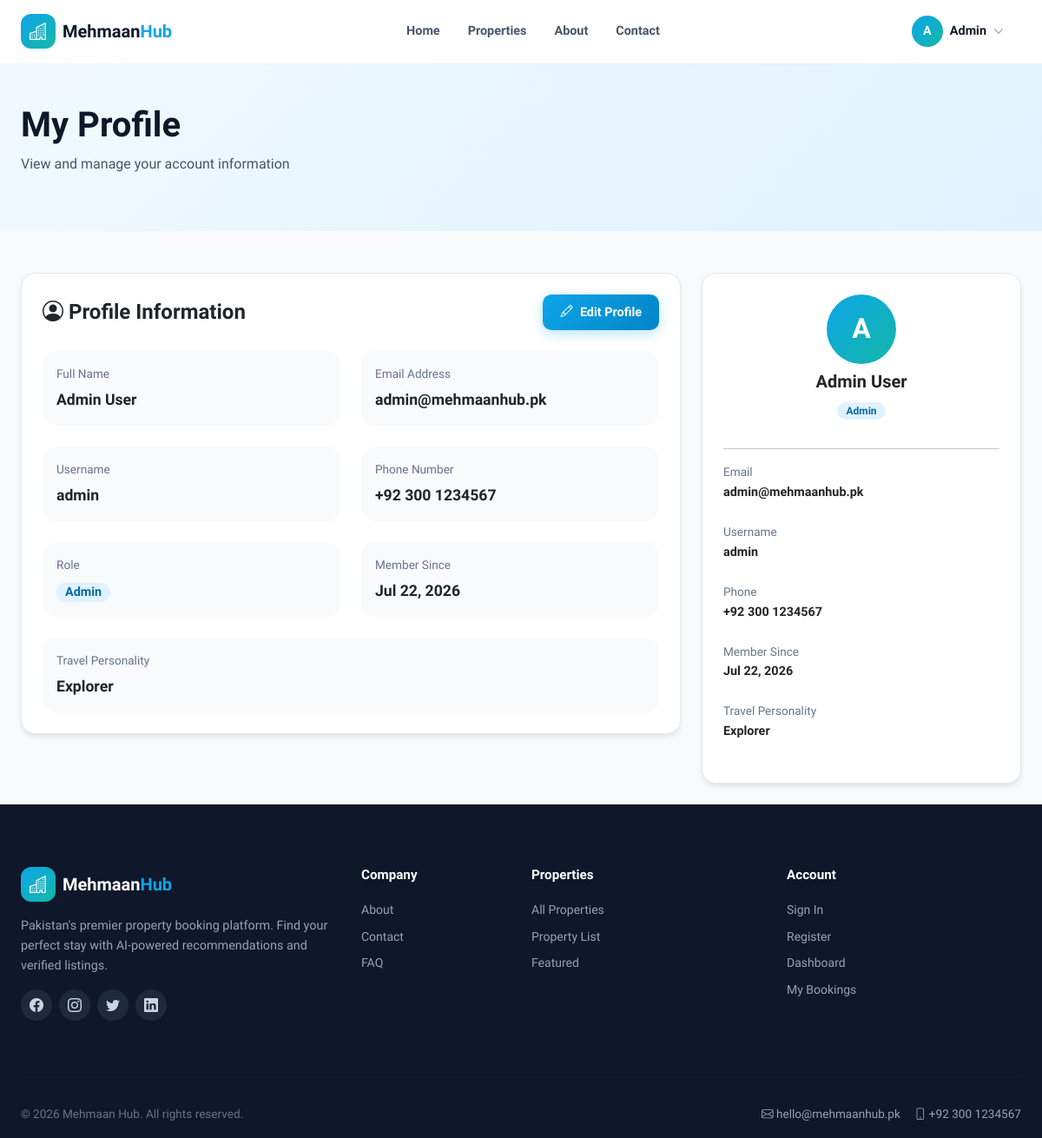
The app's page /profile.php (signed in) with its own data.
### tables this page shows
CREATE TABLE IF NOT EXISTS users (
    id INT AUTO_INCREMENT PRIMARY KEY,
    full_name VARCHAR(255) NOT NULL,
    email VARCHAR(255) NOT NULL UNIQUE,
    username VARCHAR(100) DEFAULT NULL UNIQUE,
    password VARCHAR(255) NOT NULL,
    phone VARCHAR(50) DEFAULT NULL,
    avatar_url VARCHAR(500) DEFAULT NULL,
    travel_personality ENUM('adventurer','relaxer','explorer','foodie') DEFAULT 'explorer',
    role ENUM('tenant','owner','admin') NOT NULL DEFAULT 'tenant',
    created_at TIMESTAMP DEFAULT CURRENT_TIMESTAMP
);

### includes/config.php (called while the page is built, shortened)
<?php
function db() {
    static $pdo = null;
    if ($pdo === null) {
        $dsn = 'mysql:host=' . DB_HOST . ';dbname=' . DB_NAME . ';charset=utf8mb4';
        try {
            $pdo = new PDO($dsn, DB_USER, DB_PASS, [
                PDO::ATTR_ERRMODE => PDO::ERRMODE_EXCEPTION,
                PDO::ATTR_DEFAULT_FETCH_MODE => PDO::FETCH_ASSOC,
                PDO::ATTR_EMULATE_PREPARES => false,
            ]);
        } catch (PDOException $e) {
            die('Database connection failed: ' . $e->getMessage());
        }
    }
    return $pdo;
}
function formatDate($dateStr) {
    $date = new DateTime($dateStr);
    return $date->format('M j, Y');
}
function e($str) {
    return htmlspecialchars($str ?? '', ENT_QUOTES, 'UTF-8');
}
function url($path = '/') {
    return BASE_URL . $path;
}
function currentPath() {
    $full = parse_url($_SERVER['REQUEST_URI'] ?? '/', PHP_URL_PATH);
    if (BASE_URL !== '' && strpos($full, BASE_URL) === 0) {
        $full = substr($full, strlen(BASE_URL));
    }
    return $full;
}
function isActive($path) {
    $current = currentPath();
    return false;
}

### includes/auth.php (called while the page is built, shortened)
<?php
function isLoggedIn() {
    return isset($_SESSION['user_id']);
}
function currentUser() {
    $stmt = db()->prepare('SELECT * FROM users WHERE id = ?');
    $stmt->execute([$_SESSION['user_id']]);
    return $stmt->fetch();
}

### profile.php (the view, shortened to what this page needs)
<?php
require_once __DIR__ . '/includes/config.php';
require_once __DIR__ . '/includes/auth.php';
require_once __DIR__ . '/includes/header.php';
?>
<main class="pt-nav">
    <section class="gradient-primary-light py-5">
        <div class="container-app">
            <h1 class="fw-bold">My Profile</h1>
            <p style="color:var(--slate-600);">View and manage your account information</p>
        </div>
    </section>
    <section class="py-5">
        <div class="container-app">
            <div class="row">
                <div class="col-lg-8">
                    <div class="card p-4 mb-4" id="profileView">
                        <div class="d-flex justify-content-between align-items-center mb-4">
                            <h4 class="fw-bold mb-0"><i class="bi bi-person-circle"></i> Profile Information</h4>
                            <button onclick="showEditForm()" class="btn btn-primary"><i class="bi bi-pencil"></i> Edit Profile</button>
                        </div>
                        <div class="row g-4">
                            <div class="col-md-6">
                                <div class="p-3 rounded" style="background:var(--slate-50);">
                                    <p style="color:var(--slate-500);font-size:0.85rem;margin:0 0 4px 0;">Full Name</p>
                                    <p style="font-weight:700;font-size:1.1rem;margin:0;"><?php echo e($user['full_name']); ?></p>
                                </div>
                            </div>
                            <div class="col-md-6">
                                <div class="p-3 rounded" style="background:var(--slate-50);">
                                    <p style="color:var(--slate-500);font-size:0.85rem;margin:0 0 4px 0;">Email Address</p>
                                    <p style="font-weight:700;font-size:1.1rem;margin:0;"><?php echo e($user['email']); ?></p>
                                </div>
                            </div>
                            <div class="col-md-6">
                                <div class="p-3 rounded" style="background:var(--slate-50);">
                                    <p style="color:var(--slate-500);font-size:0.85rem;margin:0 0 4px 0;">Username</p>
                                    <p style="font-weight:700;font-size:1.1rem;margin:0;"><?php echo e($user['username'] ?? 'Not set'); ?></p>
                                </div>
                            </div>
                            <div class="col-md-6">
                                <div class="p-3 rounded" style="background:var(--slate-50);">
                                    <p style="color:var(--slate-500);font-size:0.85rem;margin:0 0 4px 0;">Phone Number</p>
                                    <p style="font-weight:700;font-size:1.1rem;margin:0;"><?php echo e($user['phone'] ?? 'Not set'); ?></p>
                                </div>
                            </div>
                            <div class="col-md-6">
                                <div class="p-3 rounded" style="background:var(--slate-50);">
                                    <p style="color:var(--slate-500);font-size:0.85rem;margin:0 0 4px 0;">Role</p>
                                    <p style="font-weight:700;font-size:1.1rem;margin:0;">
                                        <span class="badge badge-primary" style="font-size:0.9rem;"><?php echo e(ucfirst($user['role'])); ?></span>
                                    </p>
                                </div>
                            </div>
                            <div class="col-md-6">
                                <div class="p-3 rounded" style="background:var(--slate-50);">
                                    <p style="color:var(--slate-500);font-size:0.85rem;margin:0 0 4px 0;">Member Since</p>
                                    <p style="font-weight:700;font-size:1.1rem;margin:0;"><?php echo formatDate($user['created_at']); ?></p>
                                </div>
                            </div>
                            <div class="col-12">
                                <div class="p-3 rounded" style="background:var(--slate-50);">
                                    <p style="color:var(--slate-500);font-size:0.85rem;margin:0 0 4px 0;">Travel Personality</p>
                                    <p style="font-weight:700;font-size:1.1rem;margin:0;text-transform:capitalize;">
                                        <?php echo e($user['travel_personality']); ?>
                                    </p>
                                </div>
                            </div>
                        </div>
                    </div>
                </div>
                <div class="col-lg-4">
                    <div class="card p-4" style="position:sticky;top:90px;">
                        <div class="text-center mb-3">
                            <div class="d-flex align-items-center justify-content-center mx-auto mb-2" style="width:80px;height:80px;border-radius:50%;background:linear-gradient(135deg,var(--primary-500),var(--accent-500));color:#fff;font-size:2rem;font-weight:800;">
                                <?php echo e(strtoupper(substr($user['full_name'], 0, 1))); ?>
                            </div>
                            <h5 style="font-weight:700;"><?php echo e($user['full_name']); ?></h5>
                            <span class="badge badge-primary"><?php echo e(ucfirst($user['role'])); ?></span>
                        </div>
                        <hr>
                        <div class="mb-2">
                            <p style="color:var(--slate-500);font-size:0.85rem;margin:0;">Email</p>
                            <p style="font-weight:600;font-size:0.9rem;"><?php echo e($user['email']); ?></p>
                        </div>
                        <div class="mb-2">
                            <p style="color:var(--slate-500);font-size:0.85rem;margin:0;">Username</p>
                            <p style="font-weight:600;font-size:0.9rem;"><?php echo e($user['username'] ?? 'Not set'); ?></p>
                        </div>
                        <div class="mb-2">
                            <p style="color:var(--slate-500);font-size:0.85rem;margin:0;">Phone</p>
                            <p style="font-weight:600;font-size:0.9rem;"><?php echo e($user['phone'] ?? 'Not set'); ?></p>
                        </div>
                        <div class="mb-2">
                            <p style="color:var(--slate-500);font-size:0.85rem;margin:0;">Member Since</p>
                            <p style="font-weight:600;font-size:0.9rem;"><?php echo formatDate($user['created_at']); ?></p>
                        </div>
                        <div class="mb-2">
                            <p style="color:var(--slate-500);font-size:0.85rem;margin:0;">Travel Personality</p>
                            <p style="font-weight:600;font-size:0.9rem;text-transform:capitalize;"><?php echo e($user['travel_personality']); ?></p>
                        </div>
                    </div>
                </div>
            </div>
        </div>
    </section>
</main>
<?php require __DIR__ . '/includes/footer.php'; ?>

### includes/header.php (shortened to what this page needs)
<?php
require_once __DIR__ . '/config.php';
require_once __DIR__ . '/auth.php';
$user = currentUser();
?>
<!DOCTYPE html>
<html lang="en">
<head>
    <link href="https://cdn.jsdelivr.net/npm/bootstrap@5.3.2/dist/css/bootstrap.min.css" rel="stylesheet">
    <link href="https://cdn.jsdelivr.net/npm/bootstrap-icons@1.11.1/font/bootstrap-icons.css" rel="stylesheet">
    <link href="<?php echo url('/assets/css/style.css'); ?>" rel="stylesheet">
</head>
<body>
<nav id="navbar" class="navbar-mh">
    <div class="container-app d-flex align-items-center justify-content-between" style="height: 72px;">
        <a href="<?php echo url('/index.php'); ?>" class="d-flex align-items-center gap-2 text-decoration-none">
            <div class="d-flex align-items-center justify-content-center" style="width:40px;height:40px;border-radius:12px;background:linear-gradient(135deg,#0ea5e9,#14b8a6);color:#fff;font-size:1.25rem;">
                <i class="bi bi-buildings"></i>
            </div>
            <span style="font-size:1.25rem;font-weight:800;color:#0f172a;">Mehmaan<span style="color:#0ea5e9;">Hub</span></span>
        </a>
        <div class="d-none d-lg-flex align-items-center gap-1">
            <a href="<?php echo url('/index.php'); ?>" class="nav-link-mh <?php echo isActive('/') ? 'active' : ''; ?>">Home</a>
            <a href="<?php echo url('/properties.php'); ?>" class="nav-link-mh <?php echo isActive('/properties.php') ? 'active' : ''; ?>">Properties</a>
            <a href="<?php echo url('/about.php'); ?>" class="nav-link-mh <?php echo isActive('/about.php') ? 'active' : ''; ?>">About</a>
            <a href="<?php echo url('/contact.php'); ?>" class="nav-link-mh <?php echo isActive('/contact.php') ? 'active' : ''; ?>">Contact</a>
        </div>
        <div class="d-none d-lg-flex align-items-center gap-2">
            <?php if ($user): ?>
                <div class="position-relative">
                    <button onclick="toggleUserMenu()" class="btn btn-ghost d-flex align-items-center gap-2">
                        <div class="d-flex align-items-center justify-content-center" style="width:36px;height:36px;border-radius:50%;background:linear-gradient(135deg,#0ea5e9,#14b8a6);color:#fff;font-weight:600;">
                            <?php echo e(strtoupper(substr($user['full_name'], 0, 1))); ?>
                        </div>
                        <span style="font-weight:600;font-size:0.9rem;color:#0f172a;"><?php echo e(explode(' ', $user['full_name'])[0]); ?></span>
                        <i class="bi bi-chevron-down" style="font-size:0.75rem;color:#64748b;"></i>
                    </button>
                </div>
            <?php else: ?>
                <a href="<?php echo url('/login.php'); ?>" class="btn btn-ghost">Sign In</a>
                <a href="<?php echo url('/register.php'); ?>" class="btn btn-primary">Get Started</a>
            <?php endif; ?>
        </div>
    </div>
</nav>

### assets/css/style.css (style rules this page uses)
:root { --primary-50: #f0f9ff; --primary-100: #e0f2fe; --primary-200: #bae6fd; --primary-300: #7dd3fc; --primary-400: #38bdf8; --primary-500: #0ea5e9; --primary-600: #0284c7; --primary-700: #0369a1; --primary-800: #075985; --primary-900: #0c4a6e; --secondary-50: #fff7ed; --secondary-100: #ffedd5; --secondary-200: #fed7aa; --secondary-300: #fdba74; --secondary-400: #fb923c; --secondary-500: #f97316; --secondary-600: #ea580c; --secondary-700: #c2410c; --accent-50: #f0fdfa; --accent-100: #ccfbf1; --accent-200: #99f6e4; --accent-300: #5eead4; --accent-400: #2dd4bf; --accent-500: #14b8a6; --accent-600: #0d9488; --accent-700: #0f766e; --success-50: #f0fdf4; --success-100: #dcfce7; --success-500: #22c55e; --success-600: #16a34a; --success-700: #15803d; --warning-50: #fefce8; --warning-100: #fef9c3; --warning-500: #eab308; --warning-600: #ca8a04; --error-50: #fef2f2; --error-100: #fee2e2; --error-500: #ef4444; --error-600: #dc2626; --error-700: #b91c1c; --slate-50: #f8fafc; --slate-100: #f1f5f9; --slate-200: #e2e8f0; --slate-300: #cbd5e1; --slate-400: #94a3b8; --slate-500: #64748b; --slate-600: #475569; --slate-700: #334155; --slate-800: #1e293b; --slate-900: #0f172a; --radius: 16px; --radius-sm: 10px; --radius-lg: 24px; --shadow-sm: 0 1px 2px rgba(0,0,0,0.05); --shadow: 0 4px 6px -1px rgba(0,0,0,0.1); --shadow-lg: 0 10px 15px -3px rgba(0,0,0,0.1); --shadow-xl: 0 20px 25px -5px rgba(0,0,0,0.1); }
* { margin: 0; padding: 0; box-sizing: border-box; }
body { font-family: 'Plus Jakarta Sans', -apple-system, BlinkMacSystemFont, sans-serif; color: var(--slate-900); background: var(--slate-50); line-height: 1.6; }
.container-app { max-width: 80rem; margin: 0 auto; padding: 0 1.5rem; width: 100%; }
.btn { display: inline-flex; align-items: center; justify-content: center; gap: 0.5rem; padding: 0.625rem 1.25rem; border-radius: var(--radius-sm); font-weight: 600; font-size: 0.9rem; border: none; cursor: pointer; transition: all 0.2s ease; text-decoration: none; line-height: 1.5; }
.btn-primary { background: linear-gradient(135deg, var(--primary-500), var(--primary-600)); color: #fff; box-shadow: 0 4px 14px rgba(14, 165, 233, 0.3); }
.btn-ghost { background: transparent; color: var(--slate-700); }
.card { background: #fff; border-radius: var(--radius); padding: 1.5rem; box-shadow: var(--shadow); border: 1px solid var(--slate-200); transition: all 0.3s ease; }
.badge { display: inline-flex; align-items: center; gap: 0.25rem; padding: 0.25rem 0.625rem; border-radius: 999px; font-size: 0.75rem; font-weight: 600; }
.badge-primary { background: var(--primary-100); color: var(--primary-700); }
.gradient-primary-light { background: linear-gradient(135deg, var(--primary-50), var(--primary-100)); }
.navbar-mh { position: fixed; top: 0; left: 0; right: 0; z-index: 1000; background: rgba(255, 255, 255, 0.8); backdrop-filter: blur(12px); -webkit-backdrop-filter: blur(12px); border-bottom: 1px solid transparent; transition: all 0.3s ease; }
.nav-link-mh { padding: 0.5rem 0.875rem; font-weight: 600; font-size: 0.9rem; color: var(--slate-600); text-decoration: none; border-radius: var(--radius-sm); transition: all 0.2s ease; }
.pt-nav { padding-top: 72px; }
.text-center { text-align: center !important; }
.fw-bold { font-weight: 700 !important; }
.rounded { border-radius: var(--radius) !important; }

### records on screen
users: full_name "A", full_name "Admin", full_name "Admin User", email "admin@mehmaanhub.pk", username "admin", phone "+92 300 1234567", role "Admin", created_at "Jul 22, 2026", travel_personality "Explorer"
